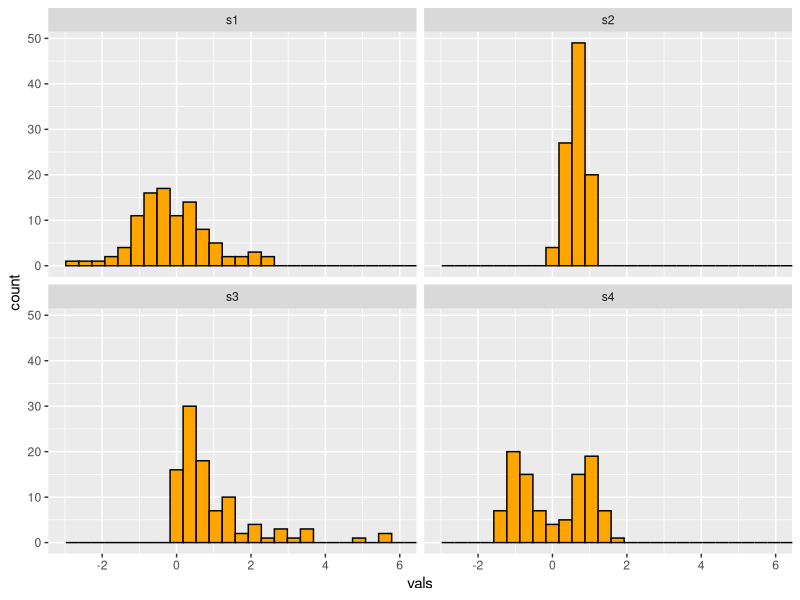
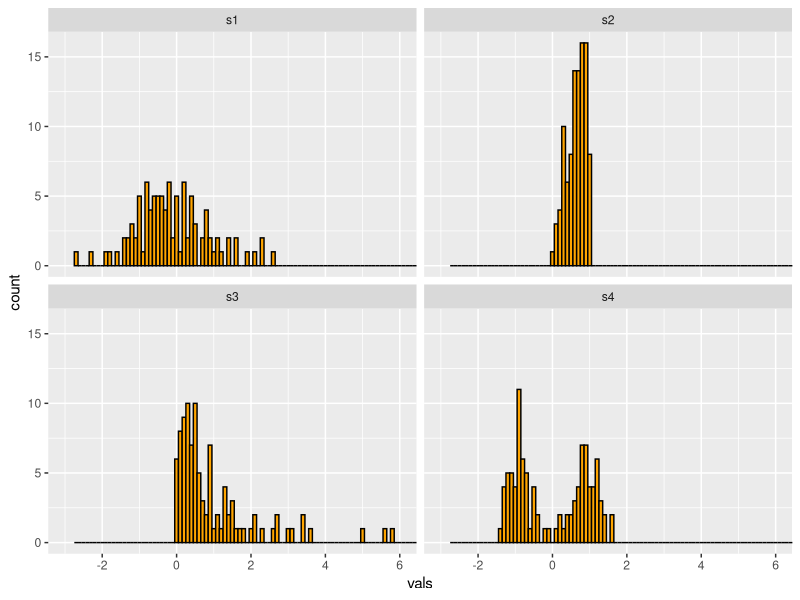
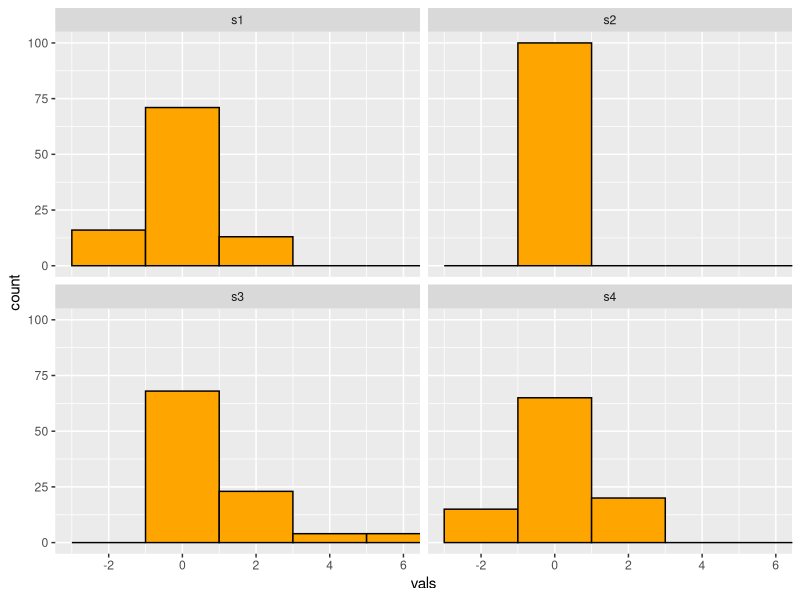
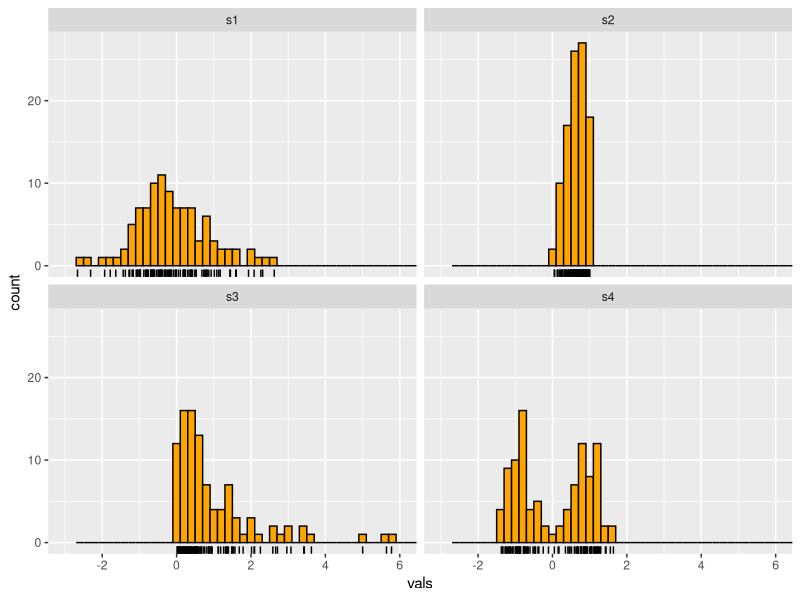
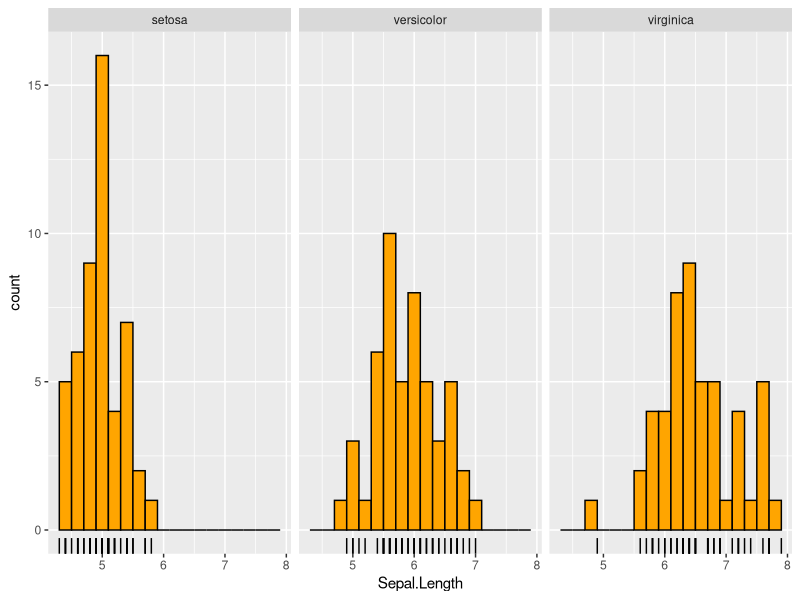
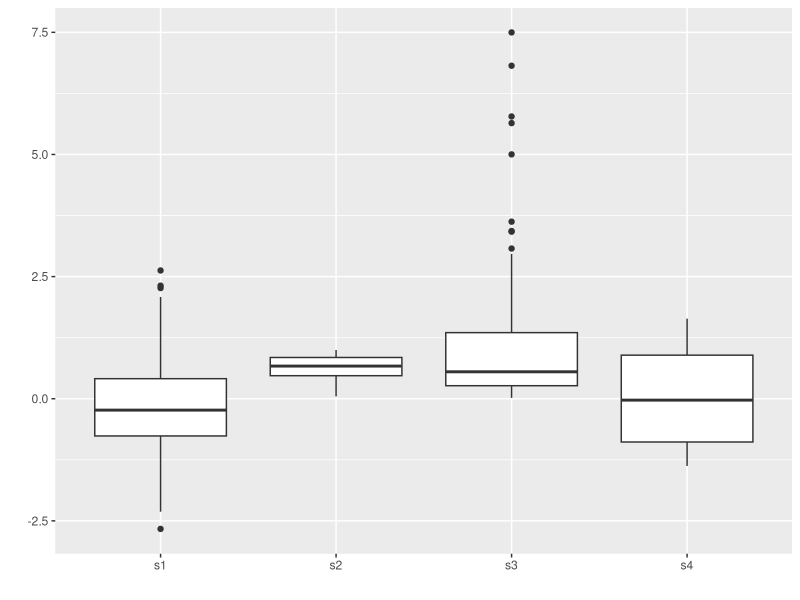
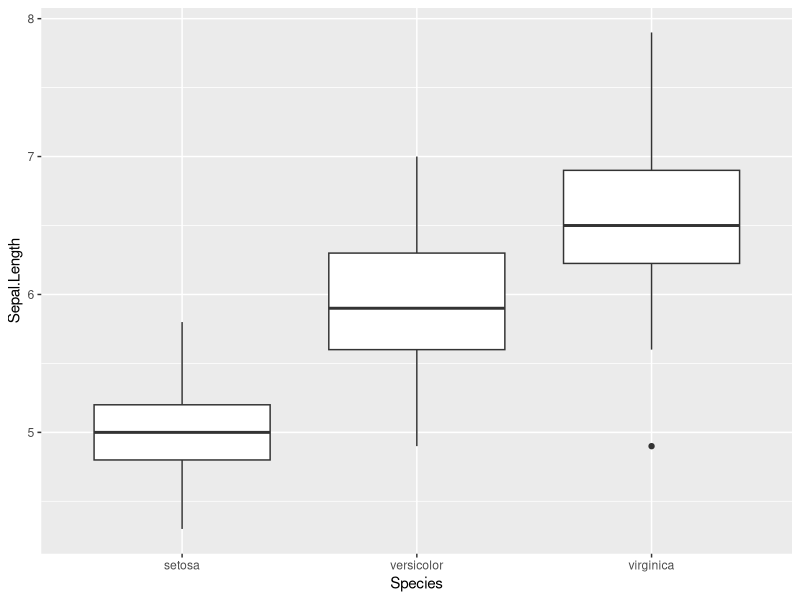
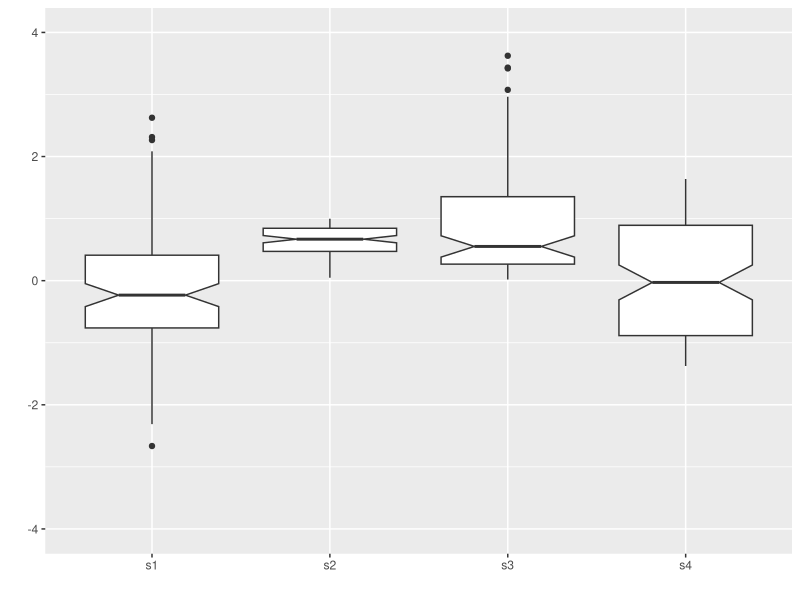

Here is the R script that generated these plots, in order:
## ---- chunk 1
options(htmltools.dir.version = FALSE)
## ---- chunk 2
library(tidyverse)
## ---- chunk 3
# Generate sample data 
set.seed(25052020)
# normal
s1 <- rnorm(100)
s2 <- rbeta(100, 2, 1)
s3 <- rexp(100)
# mixture
s4 <- rnorm(100, rep(c(-1, 1), each = 50) * sqrt(0.9), sqrt(0.1))
four <- data.frame(
dist = factor(rep(c("s1", "s2", "s3", "s4"),
each = 100),
c("s1", "s2", "s3", "s4")),
vals = c(s1, s2, s3, s4)
)



## ---- chunk 4
ggplot(four, aes(x = vals)) + 
geom_histogram(fill = "orange", colour = "black") + 
coord_cartesian(xlim = c(-3, 6)) + 
facet_wrap(~ dist) 
## ---- chunk 5
ggplot(four, aes(x = vals)) +
geom_histogram(binwidth = .1, fill = "orange", colour = "black") +
coord_cartesian(xlim = c(-3, 6)) +
facet_wrap(~ dist)

## ---- chunk 6
ggplot(four, aes(x = vals)) +
geom_histogram(binwidth = 2, fill = "orange", colour = "black") +
coord_cartesian(xlim = c(-3, 6)) +
facet_wrap(~ dist)

## ---- chunk 7
ggplot(four, aes(x = vals)) +
geom_histogram(binwidth = .2, fill = "orange", colour = "black") +
geom_rug() +
coord_cartesian(xlim = c(-3,6)) +
facet_wrap(~ dist)
## ---- chunk 8
ggplot(iris, aes(x = Sepal.Length)) +
geom_histogram(binwidth = .2, fill = "orange", colour = "black") +
geom_rug() +
facet_wrap(~ Species)
## ---- chunk 9
ggplot(four, aes(y = vals, x = dist)) +
geom_boxplot() +
scale_x_discrete(name="") +
scale_y_continuous(name="") 

## ---- chunk 10
ggplot(iris, aes(y = Sepal.Length, x = Species)) +
geom_boxplot() 
## ---- chunk 11
ggplot(four, aes(y = vals, x = dist)) +
geom_boxplot(notch = T) +
scale_x_discrete(name = "") +
scale_y_continuous(name = "") +
coord_cartesian(ylim = c(-4,4))
## ---- chunk 12
ggplot(iris, aes(y = Sepal.Length, x = Species)) +
geom_boxplot(notch = T) 
## ---- chunk 13
ggplot(four, aes(x = dist, y = vals)) +
geom_boxplot() +
stat_summary(fun.y = mean,
geom = "point",
shape = 18,
size = 4,
colour = "lightseagreen") +
coord_cartesian(ylim = c(-4, 4))

## ---- chunk 14
ggplot(iris, aes(y = Sepal.Length, x = Species)) +
geom_boxplot() +
  stat_summary(fun.y=mean)
## ---- chunk 15
ggplot(iris, aes(y = Sepal.Length, x = Species)) +
geom_boxplot() +
  stat_summary(fun.y=summary, colour="red")
## ---- chunk 16
ggplot(four, aes(x = dist, y = vals)) +
geom_jitter(position = position_jitter(height = 0, width = .1),
fill = "forestgreen",
colour = "forestgreen",
alpha = .5) +
stat_summary(fun.y = median,
fun.ymin = median,
fun.ymax = median,
geom = "crossbar",
width = 0.5) +
scale_x_discrete(name = "") +
scale_y_continuous(name = "") +
coord_cartesian(ylim = c(-4, 4))

## ---- chunk 17
ggplot(iris, aes(x = Species, y = Sepal.Length)) +
geom_jitter(position = position_jitter(height = 0, width = .1),
alpha = .5)+stat_summary(fun.y=mean, geom="crossbar", colour="red")
## ---- chunk 18
ggplot(four, aes(x = dist, y = vals)) +
geom_jitter(position = position_jitter(height = 0, width = .1),
fill = "forestgreen",
colour = "forestgreen",
alpha = .5) +
stat_summary(fun.y = median,
fun.ymin = median,
fun.ymax = median,
geom = "crossbar",
width = 0.5) +
scale_x_discrete(name = "") +
scale_y_continuous(name = "") +
coord_cartesian(ylim = c(-4, 4))
## ---- chunk 19
ggplot(four, aes(x = dist, y = vals)) +
geom_dotplot(stackdir = "center",
binaxis = "y",
binwidth = .1,
binpositions = "all",
stackratio = 1.5,
fill = "#7570b3",
colour = "#7570b3") +
scale_x_discrete(name = "") +
scale_y_continuous(name = "") +
coord_cartesian(ylim = c(-4, 4))+stat_summary(fun.y=median, geom="crossbar", colour="red")
## ---- chunk 20
ggplot(iris, aes(x = Species, 
                 y = Sepal.Length)) +
geom_dotplot(stackdir = "center",
binaxis = "y", binwidth = .1,
binpositions = "all",
stackratio = 1.5,
fill = "#7570b3", colour = "#7570b3")
## ---- chunk 21
ggplot(iris, aes(x = Species, 
                 y = Sepal.Length)) +
geom_dotplot(stackdir = "center",
binaxis = "y", binwidth = .05,
binpositions = "all",
stackratio = 1.5,
fill = "#7570b3", colour = "#7570b3")
## ---- chunk 22
ggplot(four, aes(y = vals, x = dist)) +
geom_boxplot(outlier.shape = NA) +
geom_dotplot(binaxis = 'y',
stackdir = 'center',
stackratio = 1.5,
binwidth = .1,
binpositions = "all",
dotsize = 1,
alpha = .75,
fill = "forestgreen",
colour = "forestgreen",
na.rm = TRUE) +
scale_x_discrete(name = "") +
scale_y_continuous(name = "") +
coord_cartesian(ylim = c(-4, 4))

## ---- chunk 23
ggplot(iris, aes(y = Sepal.Length, x = Species)) +
geom_boxplot(outlier.shape = NA) +
geom_dotplot(binaxis = 'y',
stackdir = 'center', fill = "#7570b3", colour = "#7570b3", 
binwidth = .05) 
## ---- chunk 24
ggplot(four, aes(y = vals, x = dist)) +
geom_boxplot(outlier.shape = NA) +
geom_dotplot(binaxis = 'y',
stackdir = 'center',
stackratio = 1.5,
binwidth = .1,
binpositions = "all",
dotsize = 1,
alpha = .75,
fill = "orange",
colour = "orange",
na.rm = TRUE) +
scale_x_discrete(name = "") +
scale_y_continuous(name = "") +
coord_cartesian(ylim = c(-4, 4))

## ---- chunk 25
ggplot(four, aes(y = vals, x = dist)) +
geom_boxplot(outlier.shape = NA, width = .5) +
geom_jitter(fill = "forestgreen",
colour = "forestgreen",
na.rm = TRUE,
position = position_jitter(height = 0, width = .1),
alpha = .5) +
scale_x_discrete(name = "") +
scale_y_continuous(name = "") +
coord_cartesian(ylim = c(-4, 4))

## ---- chunk 26
ggplot(iris, aes(y = Sepal.Length, x = Species)) +
geom_boxplot(outlier.shape = NA, width = .5) +
geom_jitter(fill = "#7570b3", colour = "#7570b3",
position = position_jitter(height = 0, width = .1), alpha = .5) 
## ---- chunk 27
ggplot(four, aes(x = vals)) + geom_density(fill = "forestgreen") + coord_cartesian(xlim = c(-5, 5)) + facet_wrap(~ dist)
## ---- chunk 28
ggplot(four, aes(x = vals)) + geom_density(fill = "forestgreen") + coord_cartesian(xlim = c(-5, 5)) + facet_wrap(~ dist)

## ---- chunk 29
ggplot(four, aes(x = vals, fill = dist)) +
geom_density(alpha = .5)
## ---- chunk 30
ggplot(iris, aes(x = Sepal.Length)) + 
  geom_density(fill = "#7570b3") + 
  facet_wrap(~ Species)
## ---- chunk 31
ggplot(iris, aes(x = Sepal.Length, 
                 fill=Species)) + 
  geom_density(alpha=0.5)
## ---- chunk 32
ggplot(four, aes(x = vals)) + geom_density(fill = "forestgreen") + coord_cartesian(xlim = c(-5, 5)) + facet_wrap(~ dist)
## ---- chunk 33
ggplot(four, aes(x = vals)) +
geom_histogram(aes(y = ..density..),
binwidth = .5,
colour = "black",
fill = "white") +
geom_density(alpha = .5, fill = "forestgreen") +
coord_cartesian(xlim = c(-5,5)) +
facet_wrap(~ dist)
## ---- chunk 34
ggplot(iris, aes(x = Sepal.Length)) +
geom_histogram(aes(y = ..density..),
binwidth = .5, colour = "black",
fill = "white") +
geom_density(alpha = .5, fill = "#7570b3") +
facet_wrap(~ Species)
## ---- chunk 35
ggplot(four, aes(x = vals)) + geom_density(fill = "orange") + coord_cartesian(xlim = c(-5, 5)) + facet_wrap(~ dist)
## ---- chunk 36
ggplot(four, aes(x = dist, y = vals)) +
geom_violin(color = NA,
fill = "forestgreen",
na.rm = TRUE,
scale = "count") + 
coord_cartesian(ylim = c(-4, 4))
## ---- chunk 37
ggplot(iris, aes(x = Species, y = Sepal.Length)) +
geom_violin(color = NA,
fill = "#7570b3", na.rm = TRUE,
scale = "count") 
## ---- chunk 38
ggplot(four, aes(x = dist, y = vals)) +
geom_violin(color = NA,
fill = "orange",
na.rm = TRUE,
scale = "count") + 
coord_cartesian(ylim = c(-4, 4))
## ---- chunk 39
ggplot(four, aes(x = dist, y = vals)) +
geom_boxplot(outlier.size = 2,
colour = "forestgreen",
fill = "black",
na.rm = TRUE,
width = .1) +
geom_violin(alpha = .2,
fill = "forestgreen",
colour = NA,
na.rm = TRUE) +
coord_cartesian(ylim = c(-4, 4))
## ---- chunk 40
ggplot(iris, aes(x = Species, y = Sepal.Length)) +
geom_boxplot(outlier.size = 2, colour="#7570b3", width=.1) +
geom_violin(alpha = .2, fill = "#7570b3") 
## ---- chunk 41
ggplot(four, aes(x = dist, y = vals)) +
geom_boxplot(outlier.size = 2,
colour = "orange",
fill = "black",
na.rm = TRUE,
width = .1) +
geom_violin(alpha = .2,
fill = "orange",
colour = NA,
na.rm = TRUE) +
coord_cartesian(ylim = c(-4, 4))
## ---- chunk 42
library(ggridges)
ggplot(four, aes(x = vals, y = dist)) +
geom_density_ridges(scale = 0.9,
fill = "forestgreen",
alpha = .5)
